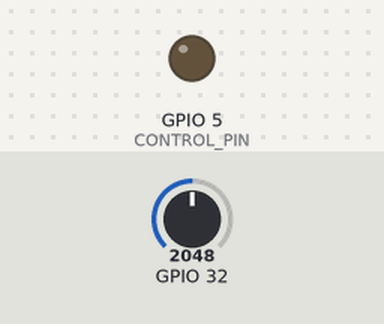
A sketch run on a simulated ESP32. On the bench: output pins drawn as LEDs (lit = HIGH). The test bench sets the inputs (shaded band); at power-on: GPIO 32 = 2048. WiFi joins after 1.5 s; servers stay silent unless stated; what the sketch prints to the serial monitor is not drawn.

Above: at 0.1 s.
At 1.6 s:
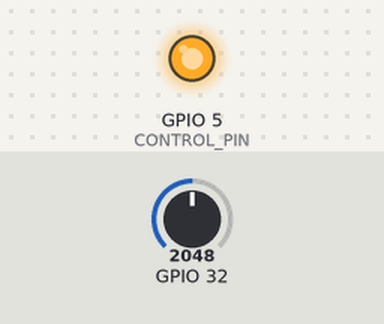
Timing chart, 0 to 3.1 s (numbered marks = the images above):
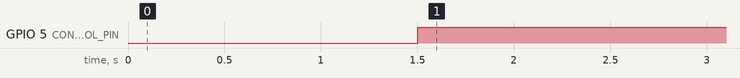

The sketch:

my_esp32.ino
```cpp
#include <WebServer.h>
#include <WiFi.h>

#define CONTROL_PIN 5

const char* ssid = "KERALAVISION @vijaya krishnan" ;
const char* password = "12345678" ;

WebServer server(80);

int raw = 0 ;
int percent = 0 ;

void handleRoot() {
        String html = "<html>\
        <head>\
        <meta http-equiv='refresh' content='1'>\
        </head>\
        <body style='background:linear-gradient(to bottom,#000000,#2f2f2f); color:white; text-align:center;'>\
        <h1> sensor value </h1>\
        <div style = '\
        width:200px;\
        height:200px;\
        border-radius:50%;\
        margin:auto;\
        margin-top:60px;\
        background:conic-gradient(" + String("red ") + String(percent) + "%, #333 0%);\
        '>\
        <h2>"+String(raw)+"</h2>\
        </body>\
        </html>";
        server.send(200,"text/html",html);

}


void setup() {
  pinMode(CONTROL_PIN, OUTPUT);

  Serial.begin(115200);

  WiFi.begin(ssid,password);


while (WiFi.status() != WL_CONNECTED) {
        Serial.print(".");
        delay(500);
}
Serial.println("wifi connected !");
Serial.println(WiFi.localIP());

server.on("/",handleRoot);
server.begin();
}

void loop() {
  raw = analogRead(32);

  if (raw > 2000) {
    digitalWrite(CONTROL_PIN, HIGH); // ON
  } else {
    digitalWrite(CONTROL_PIN, LOW);  // OFF
  }
  server.handleClient();
  percent = map(raw,0,4095,0,100);
  delay(10);
}
```

Measured:
- by itself, GPIO 5 (CONTROL_PIN): LOW → HIGH at 1.5 s
